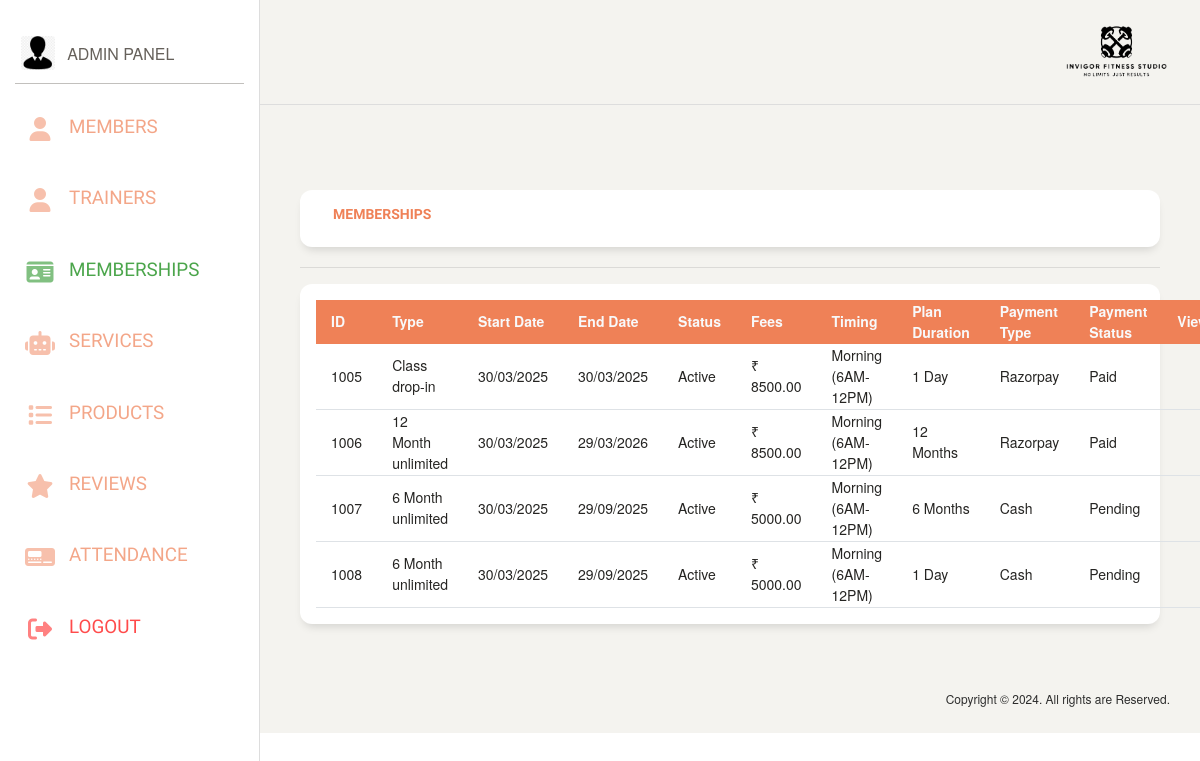
/admin_panel/membership/membership.php, run on an earlier commit of the app's database.
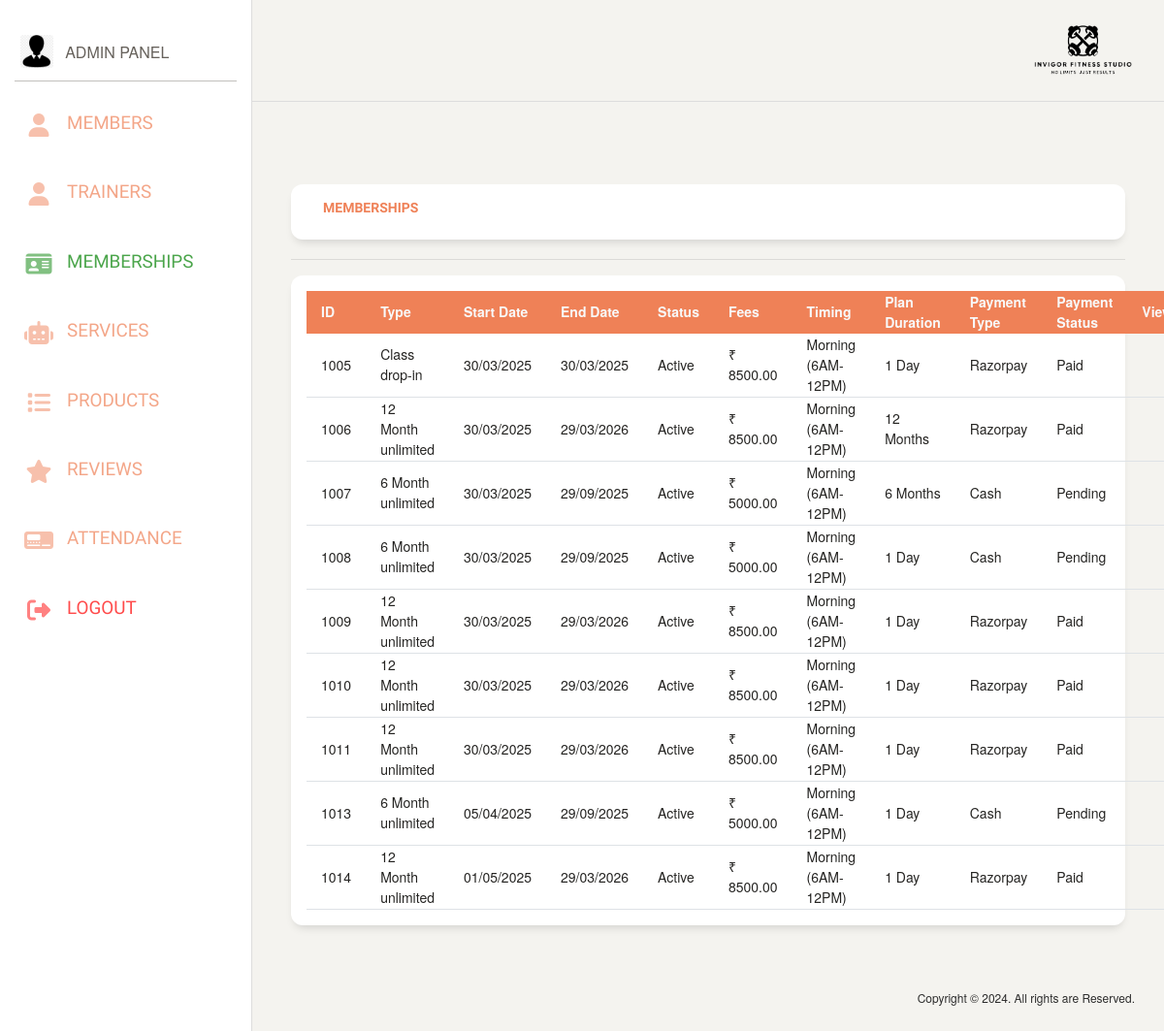
And on a later commit of the database.
### tables this page shows
CREATE TABLE `membership` (
  `MemberID` bigint(10) NOT NULL,
  `email` varchar(50) NOT NULL,
  `membership_type` enum('Class drop-in','12 Month unlimited','6 Month unlimited','') NOT NULL,
  `start_date` date NOT NULL,
  `end_date` date NOT NULL,
  `status` enum('Active','Expired','Suspended','') NOT NULL DEFAULT 'Active',
  `membership_fee` decimal(10,2) NOT NULL,
  `created_at` datetime NOT NULL,
  `updated_at` datetime NOT NULL,
  `goal` varchar(20) NOT NULL,
  `weight` int(11) NOT NULL,
  `height` int(11) NOT NULL,
  `medical_condition` varchar(200) DEFAULT NULL,
  `experience` varchar(50) NOT NULL,
  `plan_duration` varchar(10) NOT NULL,
  `payment_type` varchar(10) NOT NULL,
  `payment_status` varchar(10) NOT NULL,
  `timing` enum('Morning (6AM-12PM)','Evening (4PM-10PM)','Anytime','') NOT NULL
);

### admin_panel/membership/membership.php (the view, shortened to what this page needs)
<!DOCTYPE html>
<html lang="en">
<head>
  <?php include("C:/xampp/htdocs/php/IFS/admin_panel/links.php"); ?>
</head>
<body class="">
  <div class="wrapper ">
    <?php include(DRIVE_PATH . "/admin_panel/sidenav.php"); ?>
    <div class="main-panel">
      <?php include(DRIVE_PATH . "/admin_panel/header/header.php"); ?>
      <div class="content">
        <div class="card">
          <div class="row">
            <h6 class="mx-5 py-3 text-danger">Memberships</h6>
          </div>
        </div>
        <hr />
        <div class="card p-3">
          <table class="membership-list">
            <thead class="bg-danger text-light">
              <tr>
                <th class="col-md-1">ID</th>
                <th class="col-md-1">Type</th>
                <th class="col-md-1">Start Date</th>
                <th class="col-md-1">End Date</th>
                <th class="col-md-1">Status</th>
                <th class="col-md-1">Fees</th>
                <th class="col-md-2">Timing</th>
                <th class="col-md-1">Plan Duration</th>
                <th class="col-md-1">Payment Type</th>
                <th class="col-md-1">Payment Status</th>
                <th class="col-md-1">View</th>
              </tr>
            </thead>
            <tbody>
              <?php
              $sel_user = $conn->prepare("SELECT * FROM `membership`");
              $sel_user->execute();
              $sel_user = $sel_user->fetchAll();
              foreach ($sel_user as $r) { ?>
                <tr class="border-bottom">
                  <td class="col-md-1"><?php echo $r["MemberID"]; ?></td>
                  <td class="col-md-1"><?php echo $r["membership_type"]; ?></td>
                  <td class="col-md-1"><?php echo date("d/m/Y", strtotime($r["start_date"])); ?></td>
                  <td class="col-md-1"><?php echo date("d/m/Y", strtotime($r["end_date"])); ?></td>
                  <td class="col-md-1"><?php echo $r["status"] ?></td>
                  <td class="col-md-1"><?php echo "&#8377; " . $r["membership_fee"]; ?></td>
                  <td class="col-md-2"><?php echo $r["timing"]; ?></td>
                  <td class="col-md-1"><?php echo $r["plan_duration"]; ?></td>
                  <td class="col-md-1"><?php echo $r["payment_type"]; ?></td>
                  <td class="col-md-1"><?php echo ($r["payment_type"] == "Razorpay") ? "Paid" : "Pending"; ?></td>
                  <td class="col-md-1"><a href="<?php echo HTTP_PATH . "/admin_panel/membership/details.php?MemberID=" . $r["MemberID"] . ""; ?>">View</a></td>
                </tr>
              <?php } ?>
            </tbody>
          </table>
        </div>
      </div>
      <footer class="footer footer-black  footer-white ">
        <?php include(DRIVE_PATH . "/admin_panel/footer/footer.php"); ?>
      </footer>
    </div>
  </div>
</body>
</html>

What changed in the data, as far as the page shows it:
added membership: MemberID "1009", membership_type "12 Month unlimited", start_date "30/03/2025", end_date "29/03/2026", status "Active", membership_fee "8500.00", timing "Morning (6AM-12PM)", plan_duration "1 Day", payment_type "Razorpay", shows "Paid"
added membership: MemberID "1010", membership_type "12 Month unlimited", start_date "30/03/2025", end_date "29/03/2026", status "Active", membership_fee "8500.00", timing "Morning (6AM-12PM)", plan_duration "1 Day", payment_type "Razorpay", shows "Paid"
added membership: MemberID "1011", membership_type "12 Month unlimited", start_date "30/03/2025", end_date "29/03/2026", status "Active", membership_fee "8500.00", timing "Morning (6AM-12PM)", plan_duration "1 Day", payment_type "Razorpay", shows "Paid"
added membership: MemberID "1013", membership_type "6 Month unlimited", start_date "05/04/2025", end_date "29/09/2025", status "Active", membership_fee "5000.00", timing "Morning (6AM-12PM)", plan_duration "1 Day", payment_type "Cash", shows "Pending"
added membership: MemberID "1014", membership_type "12 Month unlimited", start_date "01/05/2025", end_date "29/03/2026", status "Active", membership_fee "8500.00", timing "Morning (6AM-12PM)", plan_duration "1 Day", payment_type "Razorpay", shows "Paid"
